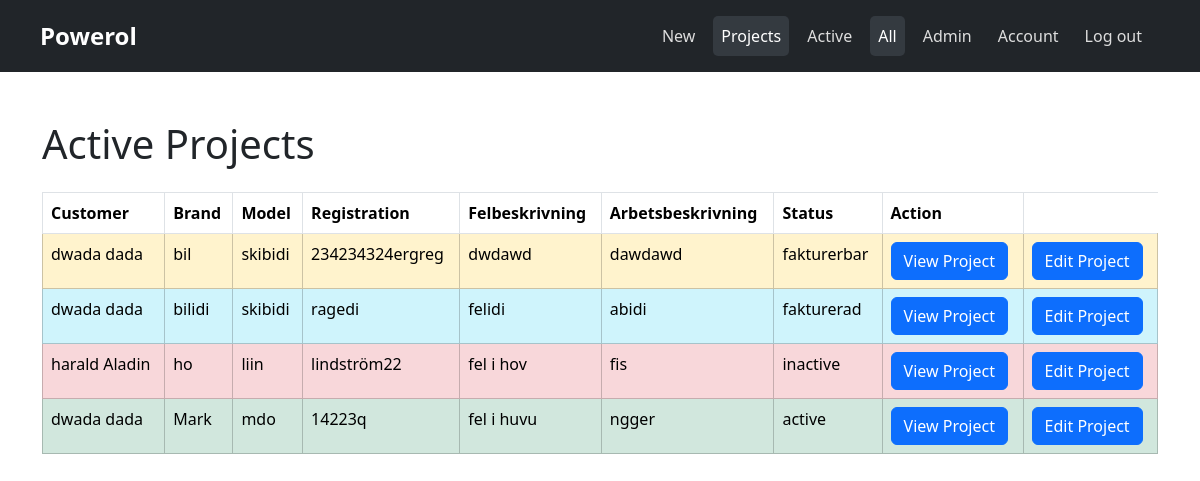
Before: /all_projects.php (signed in) with the older database file.
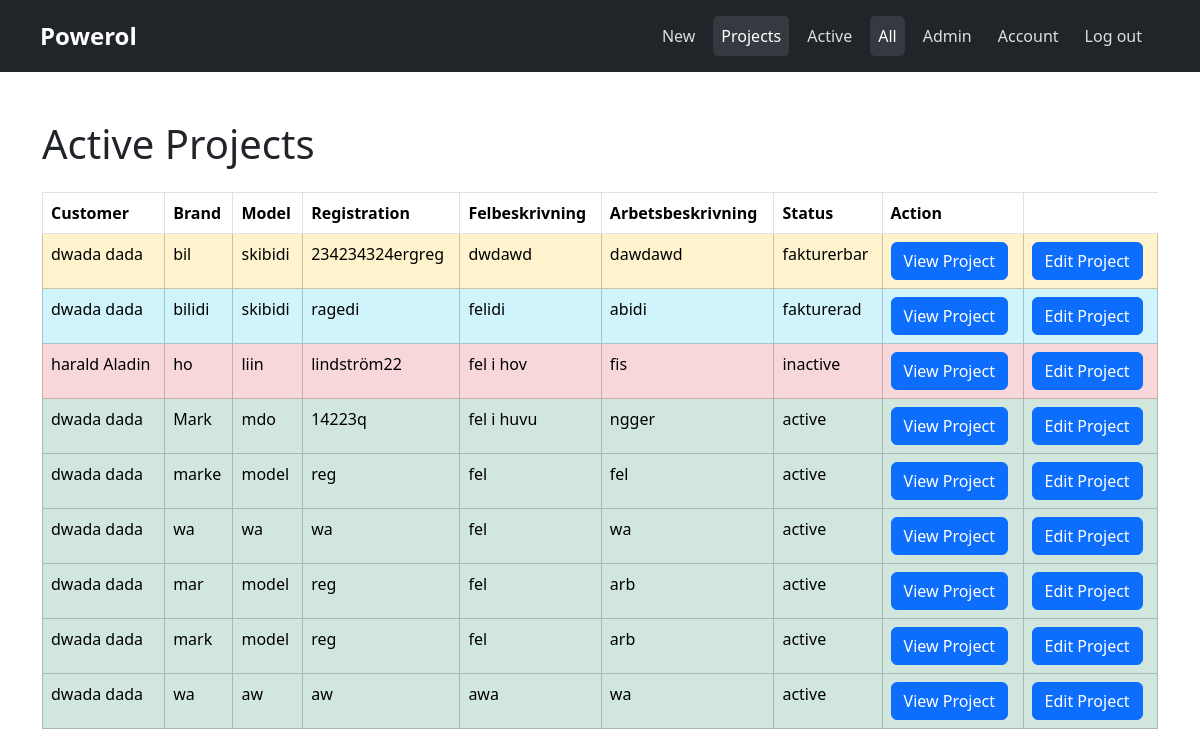
After: the same page with the newer database file.
### tables this page shows
CREATE TABLE `table_projekt` (
  `id_projekt` int(11) NOT NULL,
  `pt_felbeskrivning` varchar(520) NOT NULL,
  `pt_arbetsbeskrivning` varchar(520) NOT NULL,
  `pt_status_fk` int(11) NOT NULL,
  `customer_fk` int(11) NOT NULL,
  `created_by_user_fk` int(11) NOT NULL,
  `car_brand` varchar(255) NOT NULL,
  `car_model` varchar(255) NOT NULL,
  `car_reg` varchar(255) NOT NULL,
  `fk_produkter` int(11) DEFAULT NULL
);

CREATE TABLE `table_status` (
  `id_status` int(11) NOT NULL,
  `status_name` varchar(50) NOT NULL
);

### all_projects.php (the view, shortened to what this page needs)
<?php
include_once 'includes/header.php';
echo "<div class='container mt-5'>";
echo "<h1 class='mb-4'>Active Projects</h1>";
try {
    $stmt = $pdo->query("
        SELECT
            p.id_projekt,
            CONCAT(c.cust_fname, ' ', c.cust_lname) AS customer_name,
            p.pt_felbeskrivning,
            p.pt_arbetsbeskrivning,
            p.car_brand,
            p.car_model,
            p.car_reg,
            s.status_name, -- Fetching the status name from table_status
            p.pt_status_fk
        FROM table_projekt p
        JOIN table_customer c ON p.customer_fk = c.id_cust
        JOIN table_status s ON p.pt_status_fk = s.id_status
    ");
    if ($stmt->rowCount() > 0) {
        echo "<table class='table table-bordered table-hover'>
                <thead class='thead-dark'>
                    <tr>
                        <th>Customer</th>
                        <th>Brand</th>
                        <th>Model</th>
                        <th>Registration</th>
                        <th>Felbeskrivning</th>
                        <th>Arbetsbeskrivning</th>
                        <th>Status</th>
                        <th>Action</th>
                    </tr>
                </thead>
                <tbody>";
        foreach ($stmt as $row) {
            $color_class = '';
            switch ($row['pt_status_fk']) {
                case 1:
                    $color_class = 'table-success';
                    break;
                case 2:
                    $color_class = 'table-danger';
                    break;
                case 3:
                    $color_class = 'table-warning';
                    break;
                case 4:
                    $color_class = 'table-info';
                    break;
            }
            $felbeskrivning = strlen($row['pt_felbeskrivning']) > 100
                ? substr($row['pt_felbeskrivning'], 0, 100) . '...'
                : $row['pt_felbeskrivning'];
            $arbetsbeskrivning = strlen($row['pt_arbetsbeskrivning']) > 100
                ? substr($row['pt_arbetsbeskrivning'], 0, 100) . '...'
                : $row['pt_arbetsbeskrivning'];
            echo "<tr class='$color_class'>
                    <td>" . $row['customer_name'] . "</td>
                    <td>" . $row['car_brand'] . "</td>
                    <td>" . $row['car_model'] . "</td>
                    <td>" . $row['car_reg'] . "</td>
                    <td>" . $felbeskrivning . "</td>
                    <td>" . $arbetsbeskrivning . "</td>
                    <td>" . $row['status_name'] . "</td>
                    <td>
                        <a href='single-project.php?id=" . $row['id_projekt'] . "' class='btn btn-primary'>View Project</a>
                    </td>
                    <td>
                        <a href='edit-single-project.php?id=" . $row['id_projekt'] . "' class='btn btn-primary'>Edit Project</a>
                    </td>
                  </tr>";
        }
        echo "</tbody></table>";
    } else {
        echo "<div class='alert alert-info' role='alert'>No active projects found.</div>";
    }
} catch (PDOException $e) {
    echo "<div class='alert alert-danger' role='alert'>Error: " . $e->getMessage() . "</div>";
}
echo "</div>";
?>

### includes/header.php (shortened to what this page needs)
<?php
$menuLinks = array(
    array(
      "title" => "New",
      "url" => "newproject.php"
    ),
    array(
      "title" => "Projects",
      "url" => "all_projects.php"
    ),
  array(
    "title" => "Active",
    "url" => "active_projects.php"
  ),
  array(
    "title" => "All",
    "url" => "all_projects.php"
  ),
array(
  "title" => "Admin",
  "url" => "admin.php"
),
array(
  "title" => "Account",
  "url" => "account.php"
)
);
?>
<!DOCTYPE html>
<html>
<head>
<link href="https://cdn.jsdelivr.net/npm/bootstrap@5.3.3/dist/css/bootstrap.min.css" rel="stylesheet">
<link rel="stylesheet" href="assets/css/style.css">
</head>
<body>
<header class="container-fluid bg-dark">
    <nav class="navbar navbar-expand-lg navbar-dark bg-dark">
        <div class="container-fluid">
            <a class="navbar-brand" href="#">Powerol</a>
            <div class="collapse navbar-collapse justify-content-end" id="navbarNav">
                <ul class="navbar-nav">
                    <?php
                    if(isset($_SESSION['user_id'])){
                        foreach($menuLinks as $menuItem){
                            $activeClass = ($_SERVER['PHP_SELF'] === '/' . $menuItem['url']) ? 'active' : '';
                            echo "<li class='nav-item'>
                                <a class='nav-link $activeClass' href='{$menuItem['url']}'>{$menuItem['title']}</a>
                            </li>";
                        }
                    }
                    if(isset($_SESSION['user_id'])){
                        echo "<li class='nav-item'>
                            <a class='nav-link' href='?logout=1'>Log out</a>
                        </li>";
                    }
                    ?>
                </ul>
            </div>
        </div>
    </nav>
</header>
</body>
</html>

### includes/header.php (style rules this page uses)
.navbar-brand { font-weight: bold; font-size: 1.5rem; color: #fff !important; }
.navbar-nav .nav-item .nav-link { margin-right: 10px; color: #ddd; font-size: 1rem; transition: color 0.3s, background-color 0.3s; }
.navbar-nav .nav-item .nav-link.active { color: #fff; background-color: #343a40; border-radius: 5px; }
.navbar { padding: 0.8rem 1rem; }

Changed rows visible on the page:
added table_projekt: customer_name "dwada dada", car_brand "marke", car_model "model", car_reg "reg", pt_felbeskrivning "fel", pt_arbetsbeskrivning "fel", pt_status_fk.status_name "active"
added table_projekt: customer_name "dwada dada", car_brand "wa", car_model "wa", car_reg "wa", pt_felbeskrivning "fel", pt_arbetsbeskrivning "wa", pt_status_fk.status_name "active"
added table_projekt: customer_name "dwada dada", car_brand "mar", car_model "model", car_reg "reg", pt_felbeskrivning "fel", pt_arbetsbeskrivning "arb", pt_status_fk.status_name "active"
added table_projekt: customer_name "dwada dada", car_brand "mark", car_model "model", car_reg "reg", pt_felbeskrivning "fel", pt_arbetsbeskrivning "arb", pt_status_fk.status_name "active"
added table_projekt: customer_name "dwada dada", car_brand "wa", car_model "aw", car_reg "aw", pt_felbeskrivning "awa", pt_arbetsbeskrivning "wa", pt_status_fk.status_name "active"
